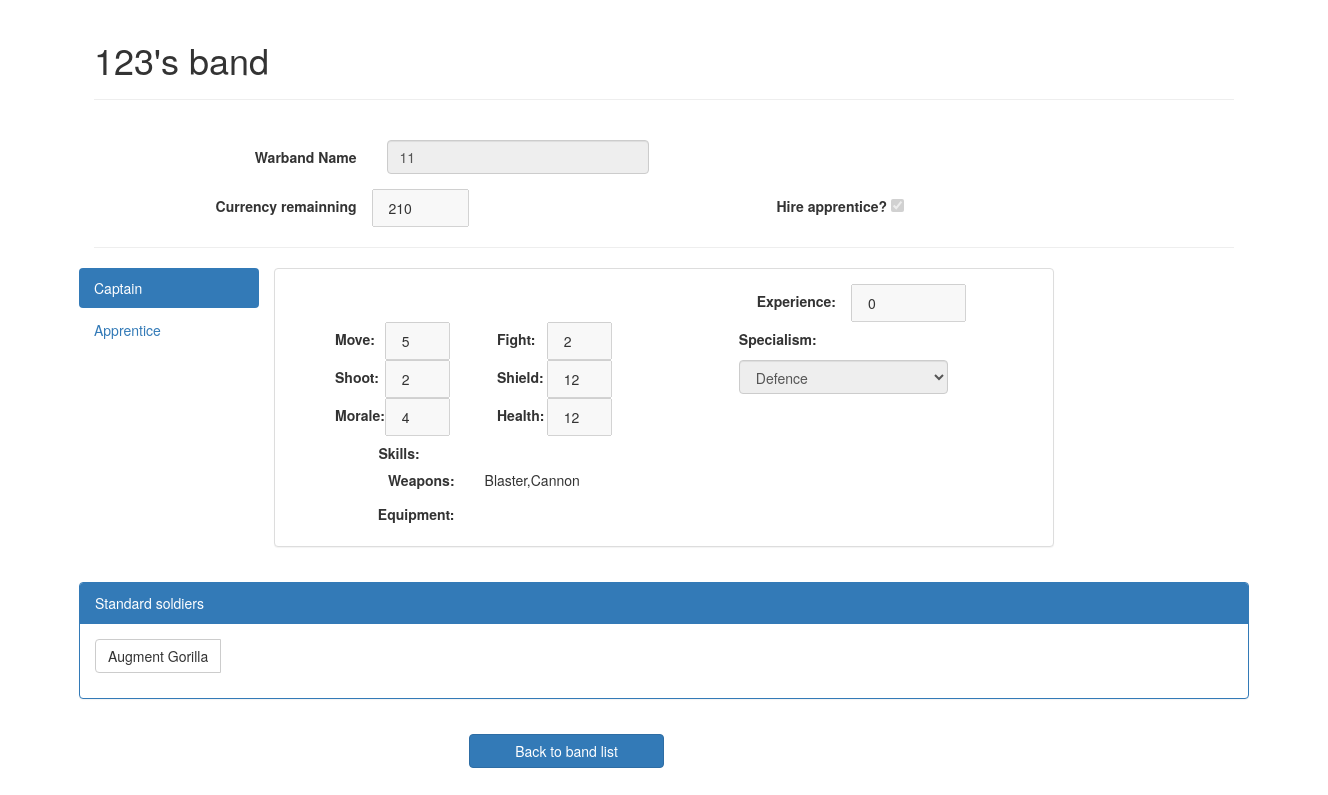
The page /look/11 (signed in) on the database as committed earlier.
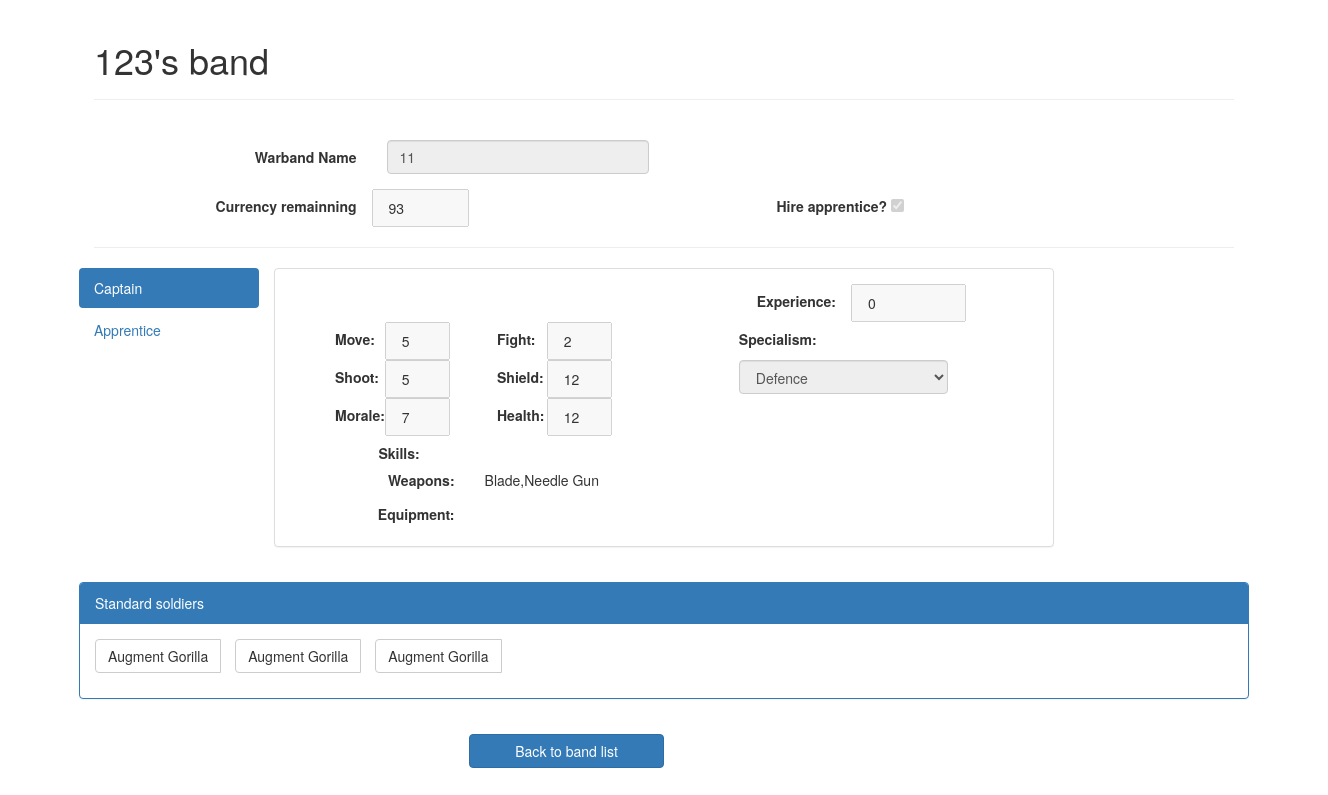
The same page on the database as committed later.
### tables this page shows
CREATE TABLE "bands" (
"name"  TEXT,
"username"  TEXT,
"public"  INTEGER,
"captainId"  INTEGER,
"ensignId"  INTEGER DEFAULT 0,
"currency"  INTEGER,
"soldiers"  TEXT
);

CREATE TABLE "members" (
"id"  INTEGER PRIMARY KEY AUTOINCREMENT NOT NULL,
"type"  INTEGER,
"move"  INTEGER,
"fight"  INTEGER,
"shoot"  INTEGER,
"shield"  INTEGER,
"morale"  INTEGER,
"health"  INTEGER,
"specialism"  TEXT,
"skills"  TEXT,
"experience"  INTEGER DEFAULT 0,
"weapons"  TEXT,
"items"  TEXT
);

### views.py (the view)
@views.route('/look/<band>', methods=['GET'])
@_login_required
def look_warband(band):
    band, captain, ensign = query_band_detail(band)
    return render_template('editband.html', troops=base_troops, specialisms = base_specialisms, items = base_items, band=band, captain=captain, ensign=ensign, username=session["current_user"], look=True), httpcodes.OK

### utilities.py (called while the page is built)
def execute_query(sql, param = None):
	try:
		conn = sqlite3.connect(configs.SQLITE_FILE)
		if param == None:
			cu = conn.execute(sql)
		else:
			cu = conn.execute(sql, param)
		res = cu.fetchall()
		return res
	except Exception, e:
		print e
		return None
	finally:
		if conn is not None:
			conn.close()

### templates/editband.html (shortened to what this page needs)
<!DOCTYPE html>
<html>
  <head>
    <link rel="stylesheet" type="text/css" href="/static/lib/bootstrap-3.3.7/css/bootstrap.min.css">
  </head>
  <body>
    <div class="container">
      <div class="page-header">
        <h1>{{look and band["username"]+"'s band" or "Edit your band"}}</h1>
      </div>
      <br>
      <form id="form1" method="POST" class="form-horizontal">
        <div id="bandname_group" class="form-group">
          <label class="col-sm-2 control-label col-sm-offset-1" for="bandname">Warband Name</label>
          <div class="col-sm-3">
            <input type="text" class="form-control " id="bandname" name="bandname" value="{{band["name"]}}" {{band["name"] and "disabled" or ""}}/>
          </div>
        </div>
        <div class="form-group">
          <label class="col-sm-3  control-label">Currency remainning </label>
          <input id="currency" class="col-sm-1 form-control-static" type="number" value={{band["currency"] or 500}} disabled>
          <div class="col-sm-5 col-sm-offset-3">
            <label class="control-label">Hire apprentice? </label>
            <input id="ensign_check" type="checkbox" {{ensign and "checked"}} {{(ensign or look) and "disabled"}}/>
          </div>
        </div>
        <hr>
        <div class="form-group">
          <ul class="nav nav-pills nav-stacked col-sm-2">
            <li role="presentation" class="active"><a id="captain_tab">Captain</a></li>
            <li role="presentation"><a id="ensign_tab">Apprentice</a></li>
          </ul>
          <div id="captain_panel" class="panel panel-default col-sm-8">
            <div class="panel-body">
              <div class="col-sm-12 col-sm-offset-6">
                <label class="col-sm-3 control-label">Experience: </label>
                <input id="captain_exp" class="exp col-sm-2 form-control-static" type="number" value={{captain["experience"] or 0}} disabled>
              </div>
              <div class="col-sm-7">
                <label class="col-sm-2 control-label">Move:  </label>
                <input id="captain_move_number" class="captain_state_number col-sm-2 form-control-static"type="number" value={{captain["move"] or 5}} {{look and "disabled"}}>
                <label class="col-sm-2 control-label col-sm-offset-1">Fight:  </label>
                <input id="captain_fight_number" class="captain_state_number col-sm-2 form-control-static"type="number" value={{captain["fight"] or 2}} {{look and "disabled"}}>
              </div>
              <div class="col-sm-5">
                <label class="control-label">Specialism: </label>
              </div>
              <div class="col-sm-7">
                <label class="col-sm-2 control-label">Shoot:  </label>
                  <input id="captain_shoot_number" class="captain_state_number col-sm-2 form-control-static"type="number" value={{captain["shoot"] or 2}} {{look and "disabled"}}>
                <label class="col-sm-2 control-label col-sm-offset-1">Shield:  </label>
                  <input id="captain_shield_number" class="captain_state_number col-sm-2 form-control-static"type="number" value={{captain["shield"] or 12}} {{look and "disabled"}}>
              </div>
              <div class="col-sm-4">
                <select id="captain_spec_select" class="form-control spec_select" {{captain and "disabled" or ""}}>
                  {% if captain: %}
                  <option value="{{captain["specialism"]}}" selected>{{captain["specialism"]}}</option>
                  {% else %}
                  {% for spec in specialisms %}
                  <option value="{{spec}}">{{spec}}</option>
                  {% endfor %}
                  {% endif %}
                </select>
              </div>
              <div class="col-sm-7">
                <label class="col-sm-2 control-label">Morale:  </label>
                <input id="captain_morale_number" class="captain_state_number col-sm-2 form-control-static"type="number" value={{captain["morale"] or 4}} {{look and "disabled"}}>
                <label class="col-sm-2 control-label col-sm-offset-1">Health:  </label>
                <input id="captain_health_number" class="captain_state_number col-sm-2 form-control-static"type="number" value={{captain["health"] or 12}} {{look and "disabled"}}>
              </div>
              <div class="col-sm-12">
                <label class="col-sm-2 control-label">Skills:  </label>
                <div class="col-sm-10">
                </div>
              </div>
              <div class="col-sm-8">
                <label class="col-sm-4 control-label">Weapons:  </label>
                <div class="col-sm-6">
                  <p id="captain_weapon_p" class="form-control-static">
                      {{captain["weapons"]}}
                  </p>
                </div>
                <label class="col-sm-4 control-label">Equipment:  </label>
                <div class="col-sm-4">
                  <p id="captain_item_p" class="form-control-static">
                  </p>
                </div>
                <div class="col-sm-2">
                </div>
              </div>
            </div>
          </div>
        </div>
        <div class="form-group">
          <div class="panel panel-primary">
            <div class="panel-heading">Standard soldiers</div>
            <div class="panel-body">
              <ul id="soldier_list" class="list-inline">
                {% for soldier in band["soldiers"] %}
                <li>
                  <div class="btn-group" role="group">
                  <button type="button" class="btn btn-default soldier_btn" >{{soldier}}</button>
                  </div>
                </li>
                {% endfor %}
              </ul>
            </div>
          </div>
        </div>
      </form>
       <div class="row">
        <a href="{{ url_for('views.bandlist',username = username) }}" type="button" class="btn btn-primary col-sm-2 col-sm-offset-{{look and 4 or 1}}">Back to band list</a>
      </div>
    </div>
  </body>
</html>

Rows that differ between the two databases and show on the page:
changed bands "123's band": currency "210" → "93"
changed members "Defence": shoot "2" → "5"; morale "4" → "7"; weapons "Blaster,Cannon" → "Blade,Needle Gun"
Other text that changed with them:
new list line: "Augment Gorilla"
